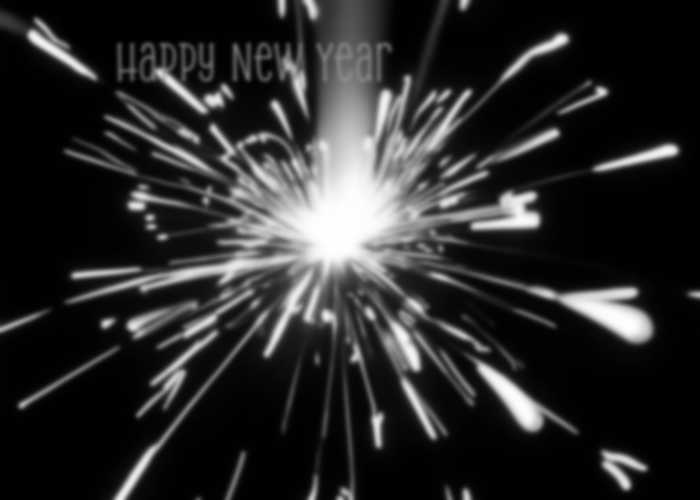
#> input picture zestaw7/ex07/zyczenia-a.png, 700 x 500 px
$ python d.py   (older library calls are emulated)
#> lines starting #> are read from the running program, lines starting #| are printed output that depends on the picture
import numpy as np
import cv2

def non_maximum_suppression(gradient_magnitude, gradient_direction):
    # Przygotowanie wynikowej macierzy
    output_image = np.zeros_like(gradient_magnitude)

    # Konwersja kierunku gradientu do stopni
    gradient_direction = gradient_direction * 180 / np.pi  # konwersja z radianów na stopnie
    gradient_direction[gradient_direction < 0] += 180  # poprawienie wartości ujemnych

    # Sprawdzamy dla każdego piksela
    for i in range(1, gradient_magnitude.shape[0] - 1):
        for j in range(1, gradient_magnitude.shape[1] - 1):
            # Pobranie kierunku gradientu dla danego piksela
            angle = gradient_direction[i, j]
            magnitude = gradient_magnitude[i, j]

            # Maski sąsiedztwa w zależności od kąta gradientu
            if (angle >= 337.5 or angle < 22.5) or (angle >= 157.5 and angle < 202.5):
                neighbor1 = gradient_magnitude[i, j+1]  # Piksel w prawo
                neighbor2 = gradient_magnitude[i, j-1]  # Piksel w lewo
            elif (angle >= 22.5 and angle < 67.5) or (angle >= 202.5 and angle < 247.5):
                neighbor1 = gradient_magnitude[i+1, j-1]  # Piksel w dolnym lewym rogu
                neighbor2 = gradient_magnitude[i-1, j+1]  # Piksel w górnym prawym rogu
            elif (angle >= 67.5 and angle < 112.5) or (angle >= 247.5 and angle < 292.5):
                neighbor1 = gradient_magnitude[i+1, j]  # Piksel poniżej
                neighbor2 = gradient_magnitude[i-1, j]  # Piksel powyżej
            else:
                neighbor1 = gradient_magnitude[i-1, j-1]  # Piksel w górnym lewym rogu
                neighbor2 = gradient_magnitude[i+1, j+1]  # Piksel w dolnym prawym rogu

            # Stłumienie wartości gradientu, jeżeli nie jest lokalnym maksimum
            if magnitude >= neighbor1 and magnitude >= neighbor2:
                output_image[i, j] = magnitude
            else:
                output_image[i, j] = 0

    return output_image

# Przykład użycia:

# Załaduj obraz i przekształć na skalę szarości
image = cv2.imread('zyczenia-a.png', cv2.IMREAD_GRAYSCALE)
#> image is the input picture: shape (500, 700); min 0, max 254, mean 42.6

# Oblicz gradient obrazu (np. Sobel)
sobel_x = cv2.Sobel(image, cv2.CV_64F, 1, 0, ksize=3)
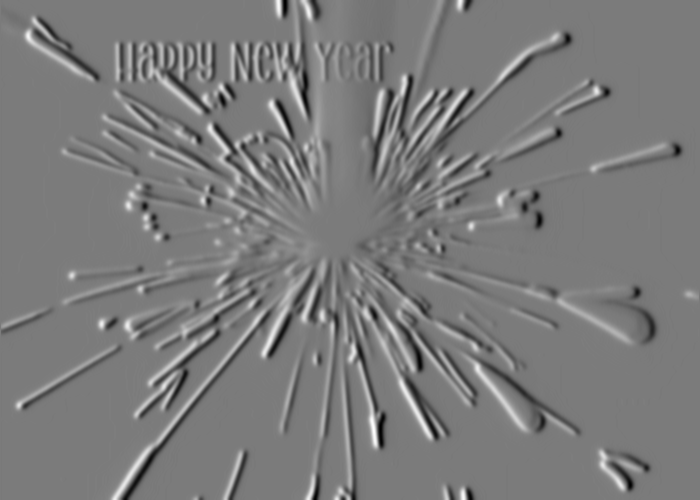
#> sobel_x: shape (500, 700) float64; min -292, max 311, mean 0; drawn with min black and max white
sobel_y = cv2.Sobel(image, cv2.CV_64F, 0, 1, ksize=3)
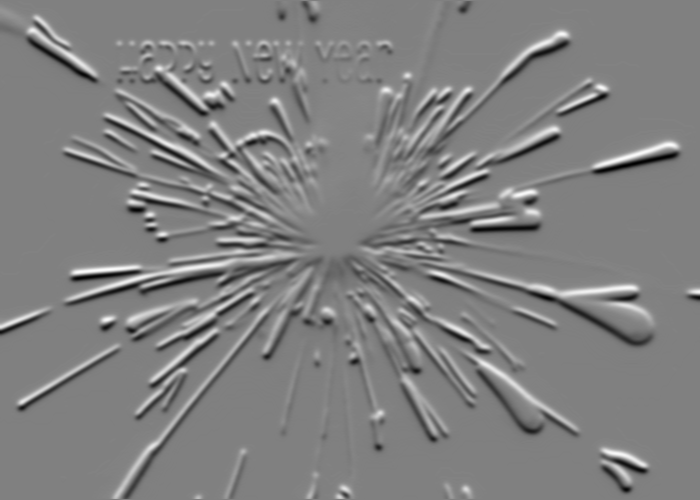
#> sobel_y: shape (500, 700) float64; min -306, max 300, mean 0; drawn with min black and max white

# Oblicz wartość gradientu i kierunku
gradient_magnitude = cv2.magnitude(sobel_x, sobel_y)
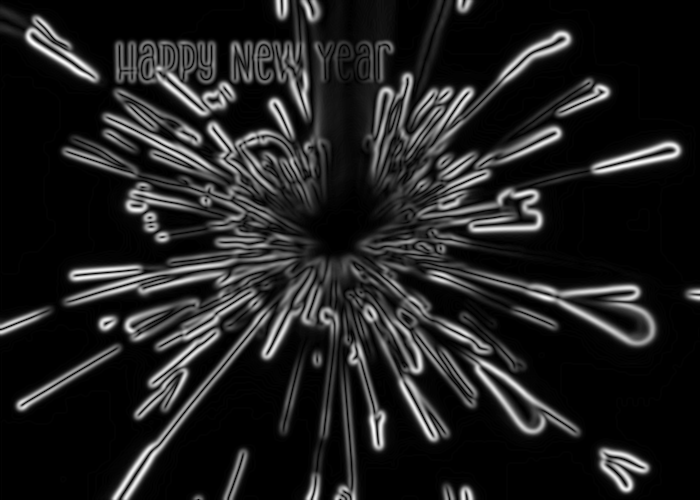
#> gradient_magnitude: shape (500, 700) float64; min 0, max 315.5, mean 41; drawn with min black and max white
gradient_direction = cv2.phase(sobel_x, sobel_y, angleInDegrees=True)
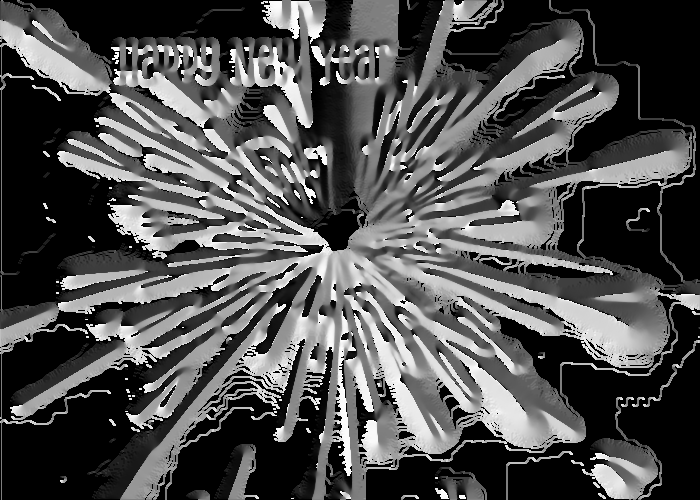
#> gradient_direction: shape (500, 700) float64; min 0, max 359.7, mean 113.3; drawn with min black and max white

# Zastosuj Non-Maximum Suppression
nms_image = non_maximum_suppression(gradient_magnitude, gradient_direction)
#> after the loop in non_maximum_suppression, `for i in range(1, gradient_magnitude.shape[0] - 1):`:
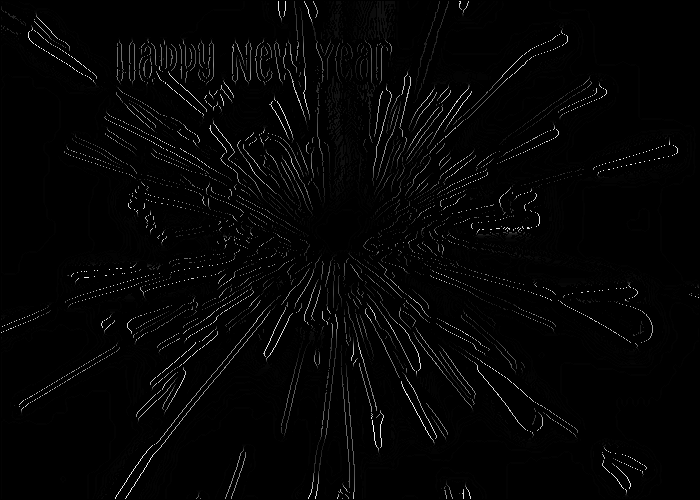
#> output_image: shape (500, 700) float64; min 0, max 315.5, mean 6; drawn with min black and max white

# Zapisz wynikowy obraz
cv2.imwrite('zyczenia-d.png', nms_image)
